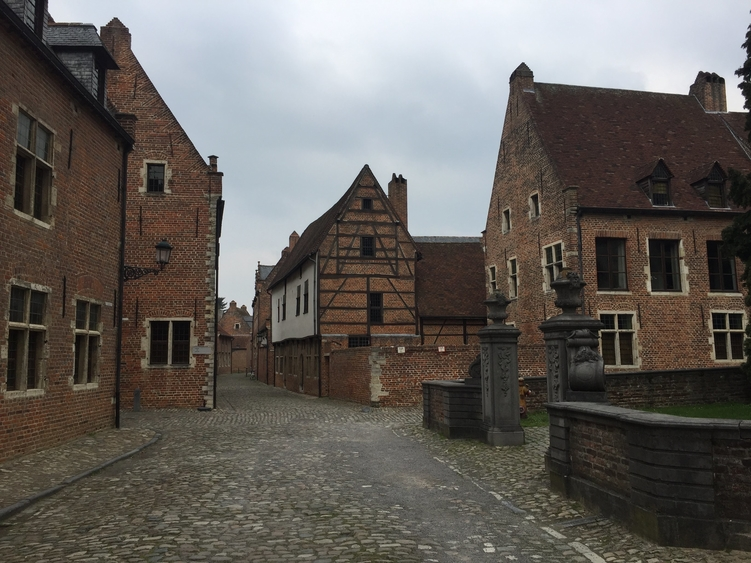
#> input picture data/leuvenA.jpg, 751 x 563 px
$ python tut_matplotlib_with_opencv.py
#> lines starting #> are read from the running program, lines starting #| are printed output that depends on the picture; after the words box and inside, x2 and y2 are one past the last pixel; in counts of white or black regions, pixels touching at a corner belong together
import cv2
from matplotlib import pyplot as plt

img = cv2.imread('data/leuvenA.jpg', -1)
#> img is the input picture: shape (563, 751, 3); mean B, G, R 91.9, 96.5, 100.8
cv2.imshow('image', img)
# converting image to RGB from BGR as matplotlib reads images in RGB mode
img = cv2.cvtColor(img, cv2.COLOR_BGR2RGB)
# Method to display images on pyplots
# NOTE:- It does not directly displays on the screen. It is a function that displays image on the pyplot. To display the pyplot, use pyplot.show() method. Look below.
plt.imshow(img)
# xticks and yticks are the markings on the respective axis.
# to remove them give them an empty array
plt.xticks([]), plt.yticks([])
# To display the output on the screen
plt.show()

# diving deep into matplotlib
img = cv2.imread('data/gradient.png', 0)
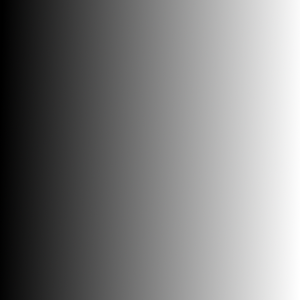
#> input picture data/gradient.png, 300 x 300 px
#> img: shape (300, 300); min 0, max 255, mean 126.3
_, th1 = cv2.threshold(img, 50, 255, cv2.THRESH_BINARY)
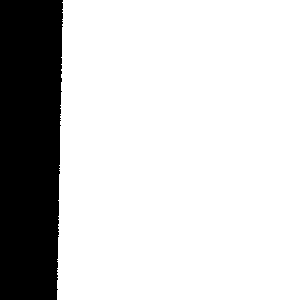
#> th1: shape (300, 300); 80% white; 1 black region, box (x1, y1, x2, y2) and area: (0, 0, 63, 300) 17983
_, th2 = cv2.threshold(img, 200, 255, cv2.THRESH_BINARY_INV)
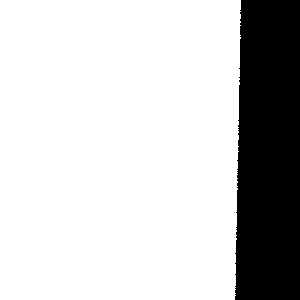
#> th2: shape (300, 300); 79.4% white; 1 black region, box (x1, y1, x2, y2) and area: (235, 0, 300, 300) 18566
_, th3 = cv2.threshold(img, 120, 255, cv2.THRESH_TRUNC)
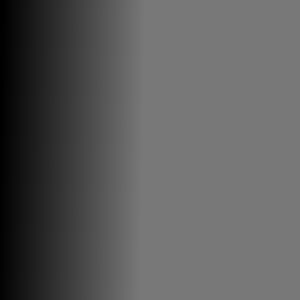
#> th3: shape (300, 300); min 0, max 120, mean 91.5
_, th4 = cv2.threshold(img, 120, 255, cv2.THRESH_TOZERO)
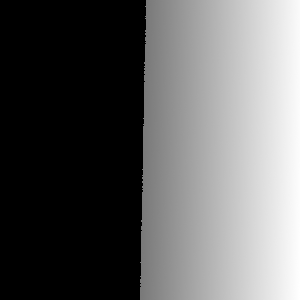
#> th4: shape (300, 300); min 0, max 255, mean 97.6
_, th5 = cv2.threshold(img, 120, 255, cv2.THRESH_TOZERO_INV)
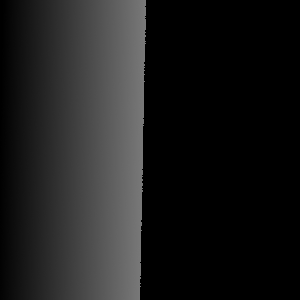
#> th5: shape (300, 300); min 0, max 120, mean 28.7

# Creating lists for titles and images to iterate over and display in the pyplot using subplots.
titles = ['Og Image', 'BINARY', 'BINARY_INV', 'TRUNC', 'TOZERO', 'TOZERO_INV']
images = [img, th1, th2, th3, th4, th5]

for i in range(6):
    # subplot(rows, columns, current_pos)
    plt.subplot(2,3, i+1)
    plt.imshow(images[i], 'gray')
    # To set title to the plot
    plt.title(titles[i])
    plt.xticks([]), plt.yticks([])

# Displaying the plot
plt.show()
cv2.waitKey(0)
cv2.destroyAllWindows()
